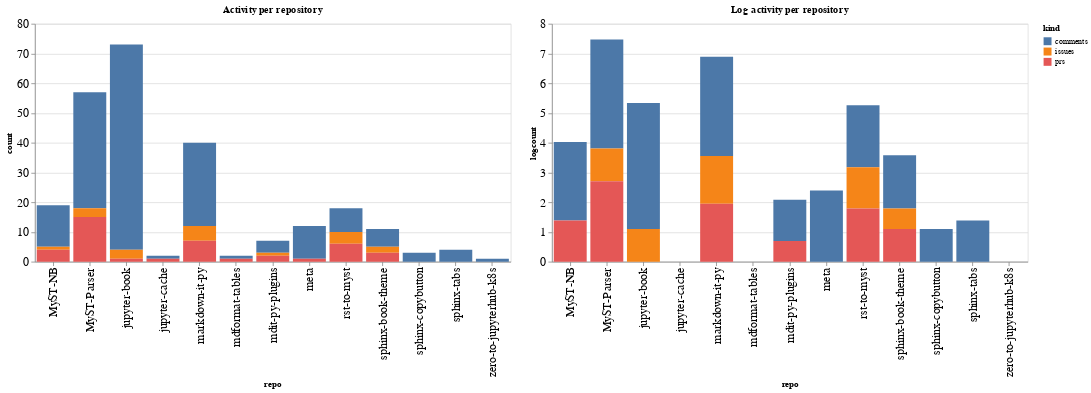

Notebook source saved alongside this figure:
### Code cell
ch1 = alt.Chart(repo_summaries, width=600, title="Activity per repository").mark_bar().encode(
    x='repo',
    y='count',
    color='kind',
    tooltip="kind"
)

ch2 = alt.Chart(repo_summaries, width=600, title="Log activity per repository").mark_bar().encode(
    x='repo',
    y='logcount',
    color='kind',
    tooltip="kind"
)

ch1 | ch2

### Figure 1 — Vega-Lite specification as saved in the notebook (floating-point values rounded to 4 significant figures)
{"config": {"axisLeft": {"labelFontSize": 15}, "axisBottom": {"labelFontSize": 15}}, "hconcat": [{"mark": "bar", "encoding": {"color": {"type": "nominal", "field": "kind"}, "tooltip": {"type": "nominal", "field": "kind"}, "x": {"type": "nominal", "field": "repo"}, "y": {"type": "quantitative", "field": "count"}}, "title": "Activity per repository", "width": 600}, {"mark": "bar", "encoding": {"color": {"type": "nominal", "field": "kind"}, "tooltip": {"type": "nominal", "field": "kind"}, "x": {"type": "nominal", "field": "repo"}, "y": {"type": "quantitative", "field": "logcount"}}, "title": "Log activity per repository", "width": 600}], "data": {"name": "data-45fd97d4615f4f238d4c7e1a099d2970"}, "$schema": "https://vega.github.io/schema/vega-lite/v4.8.1.json", "datasets": {"data-45fd97d4615f4f238d4c7e1a099d2970": [{"repo": "MyST-NB", "kind": "comments", "count": 14, "logcount": 2.639}, {"repo": "MyST-NB", "kind": "issues", "count": 1, "logcount": 0.0}, {"repo": "MyST-NB", "kind": "prs", "count": 4, "logcount": 1.386}, {"repo": "MyST-Parser", "kind": "comments", "count": 39, "logcount": 3.664}, {"repo": "MyST-Parser", "kind": "issues", "count": 3, "logcount": 1.099}, {"repo": "MyST-Parser", "kind": "prs", "count": 15, "logcount": 2.708}, {"repo": "jupyter-book", "kind": "comments", "count": 69, "logcount": 4.234}, {"repo": "jupyter-book", "kind": "issues", "count": 3, "logcount": 1.099}, {"repo": "jupyter-book", "kind": "prs", "count": 1, "logcount": 0.0}, {"repo": "jupyter-cache", "kind": "comments", "count": 1, "logcount": 0.0}, {"repo": "jupyter-cache", "kind": "prs", "count": 1, "logcount": 0.0}, {"repo": "markdown-it-py", "kind": "comments", "count": 28, "logcount": 3.332}, {"repo": "markdown-it-py", "kind": "issues", "count": 5, "logcount": 1.609}, {"repo": "markdown-it-py", "kind": "prs", "count": 7, "logcount": 1.946}, {"repo": "mdformat-tables", "kind": "comments", "count": 1, "logcount": 0.0}, {"repo": "mdformat-tables", "kind": "prs", "count": 1, "logcount": 0.0}, {"repo": "mdit-py-plugins", "kind": "comments", "count": 4, "logcount": 1.386}, {"repo": "mdit-py-plugins", "kind": "issues", "count": 1, "logcount": 0.0}, {"repo": "mdit-py-plugins", "kind": "prs", "count": 2, "logcount": 0.6931}, {"repo": "meta", "kind": "comments", "count": 11, "logcount": 2.398}, {"repo": "meta", "kind": "prs", "count": 1, "logcount": 0.0}, {"repo": "rst-to-myst", "kind": "comments", "count": 8, "logcount": 2.079}, {"repo": "rst-to-myst", "kind": "issues", "count": 4, "logcount": 1.386}, {"repo": "rst-to-myst", "kind": "prs", "count": 6, "logcount": 1.792}, {"repo": "sphinx-book-theme", "kind": "comments", "count": 6, "logcount": 1.792}, {"repo": "sphinx-book-theme", "kind": "issues", "count": 2, "logcount": 0.6931}, {"repo": "sphinx-book-theme", "kind": "prs", "count": 3, "logcount": 1.099}, {"repo": "sphinx-copybutton", "kind": "comments", "count": 3, "logcount": 1.099}, {"repo": "sphinx-tabs", "kind": "comments", "count": 4, "logcount": 1.386}, {"repo": "zero-to-jupyterhub-k8s", "kind": "comments", "count": 1, "logcount": 0.0}]}}
